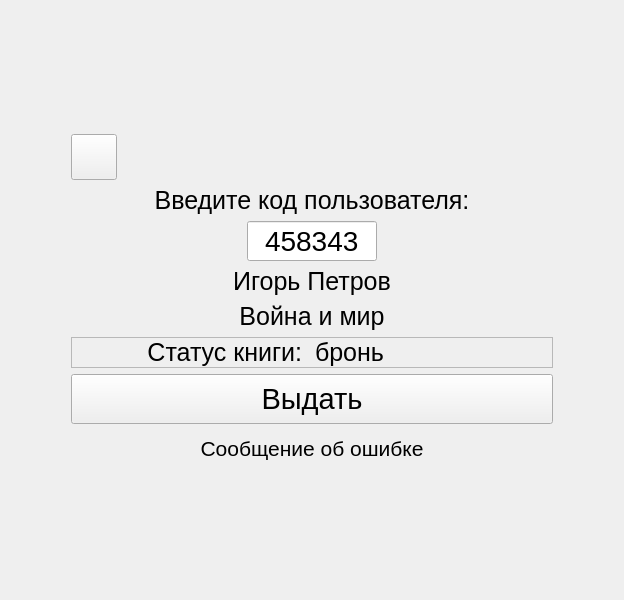
<?xml version="1.0" encoding="UTF-8"?>
<ui version="4.0">
 <class>AdminMainFrom</class>
 <widget class="QMainWindow" name="AdminMainFrom">
  <property name="geometry">
   <rect>
    <x>0</x>
    <y>0</y>
    <width>624</width>
    <height>600</height>
   </rect>
  </property>
  <property name="windowTitle">
   <string>Заявки</string>
  </property>
  <widget class="QWidget" name="centralwidget">
   <layout class="QGridLayout" name="gridLayout">
    <item row="0" column="1" colspan="2">
     <spacer name="topGeneralSpacer">
      <property name="orientation">
       <enum>Qt::Vertical</enum>
      </property>
      <property name="sizeType">
       <enum>QSizePolicy::Expanding</enum>
      </property>
      <property name="sizeHint" stdset="0">
       <size>
        <width>20</width>
        <height>100</height>
       </size>
      </property>
     </spacer>
    </item>
    <item row="4" column="1" colspan="2">
     <spacer name="bottomGeneralSpacer">
      <property name="orientation">
       <enum>Qt::Vertical</enum>
      </property>
      <property name="sizeHint" stdset="0">
       <size>
        <width>20</width>
        <height>40</height>
       </size>
      </property>
     </spacer>
    </item>
    <item row="1" column="3" rowspan="3">
     <spacer name="rightGeneralSpacer">
      <property name="orientation">
       <enum>Qt::Horizontal</enum>
      </property>
      <property name="sizeHint" stdset="0">
       <size>
        <width>40</width>
        <height>20</height>
       </size>
      </property>
     </spacer>
    </item>
    <item row="1" column="0" rowspan="3">
     <spacer name="leftGeneralSpacer">
      <property name="orientation">
       <enum>Qt::Horizontal</enum>
      </property>
      <property name="sizeHint" stdset="0">
       <size>
        <width>40</width>
        <height>20</height>
       </size>
      </property>
     </spacer>
    </item>
    <item row="1" column="1" rowspan="3" colspan="2">
     <widget class="QWidget" name="mainWidget" native="true">
      <property name="minimumSize">
       <size>
        <width>500</width>
        <height>350</height>
       </size>
      </property>
      <layout class="QVBoxLayout" name="mainWidgetLayout">
       <item>
        <widget class="ButtonBack" name="backBtn">
         <property name="sizePolicy">
          <sizepolicy hsizetype="Fixed" vsizetype="Fixed">
           <horstretch>0</horstretch>
           <verstretch>0</verstretch>
          </sizepolicy>
         </property>
         <property name="minimumSize">
          <size>
           <width>46</width>
           <height>46</height>
          </size>
         </property>
         <property name="maximumSize">
          <size>
           <width>46</width>
           <height>46</height>
          </size>
         </property>
         <property name="cursor">
          <cursorShape>PointingHandCursor</cursorShape>
         </property>
         <property name="styleSheet">
          <string notr="true"/>
         </property>
         <property name="text">
          <string/>
         </property>
         <property name="iconSize">
          <size>
           <width>45</width>
           <height>45</height>
          </size>
         </property>
         <property name="checkable">
          <bool>false</bool>
         </property>
        </widget>
       </item>
       <item>
        <widget class="QLabel" name="inputCodeText">
         <property name="sizePolicy">
          <sizepolicy hsizetype="Expanding" vsizetype="Preferred">
           <horstretch>0</horstretch>
           <verstretch>0</verstretch>
          </sizepolicy>
         </property>
         <property name="font">
          <font>
           <pointsize>19</pointsize>
          </font>
         </property>
         <property name="text">
          <string>Введите код пользователя:</string>
         </property>
         <property name="alignment">
          <set>Qt::AlignCenter</set>
         </property>
        </widget>
       </item>
       <item alignment="Qt::AlignHCenter">
        <widget class="QLineEdit" name="searchLine">
         <property name="sizePolicy">
          <sizepolicy hsizetype="Fixed" vsizetype="Fixed">
           <horstretch>0</horstretch>
           <verstretch>0</verstretch>
          </sizepolicy>
         </property>
         <property name="minimumSize">
          <size>
           <width>0</width>
           <height>40</height>
          </size>
         </property>
         <property name="maximumSize">
          <size>
           <width>130</width>
           <height>16777215</height>
          </size>
         </property>
         <property name="font">
          <font>
           <pointsize>21</pointsize>
          </font>
         </property>
         <property name="inputMethodHints">
          <set>Qt::ImhDialableCharactersOnly</set>
         </property>
         <property name="text">
          <string>458343</string>
         </property>
         <property name="alignment">
          <set>Qt::AlignCenter</set>
         </property>
        </widget>
       </item>
       <item>
        <widget class="QLabel" name="userName">
         <property name="font">
          <font>
           <pointsize>19</pointsize>
          </font>
         </property>
         <property name="text">
          <string>Игорь Петров</string>
         </property>
         <property name="alignment">
          <set>Qt::AlignCenter</set>
         </property>
        </widget>
       </item>
       <item>
        <widget class="QLabel" name="bookName">
         <property name="sizePolicy">
          <sizepolicy hsizetype="Expanding" vsizetype="Fixed">
           <horstretch>0</horstretch>
           <verstretch>0</verstretch>
          </sizepolicy>
         </property>
         <property name="font">
          <font>
           <pointsize>19</pointsize>
          </font>
         </property>
         <property name="text">
          <string>Война и мир</string>
         </property>
         <property name="alignment">
          <set>Qt::AlignCenter</set>
         </property>
        </widget>
       </item>
       <item>
        <widget class="QFrame" name="statusWidget">
         <property name="frameShape">
          <enum>QFrame::StyledPanel</enum>
         </property>
         <property name="frameShadow">
          <enum>QFrame::Raised</enum>
         </property>
         <layout class="QHBoxLayout" name="statusLayout">
          <property name="leftMargin">
           <number>0</number>
          </property>
          <property name="topMargin">
           <number>0</number>
          </property>
          <property name="rightMargin">
           <number>0</number>
          </property>
          <property name="bottomMargin">
           <number>0</number>
          </property>
          <item>
           <widget class="QLabel" name="statusText">
            <property name="font">
             <font>
              <pointsize>19</pointsize>
             </font>
            </property>
            <property name="text">
             <string>Статус книги: </string>
            </property>
            <property name="alignment">
             <set>Qt::AlignRight|Qt::AlignTrailing|Qt::AlignVCenter</set>
            </property>
           </widget>
          </item>
          <item>
           <widget class="QLabel" name="statusBook">
            <property name="font">
             <font>
              <pointsize>19</pointsize>
             </font>
            </property>
            <property name="text">
             <string>бронь</string>
            </property>
           </widget>
          </item>
         </layout>
        </widget>
       </item>
       <item>
        <widget class="QPushButton" name="retIssueBtn">
         <property name="minimumSize">
          <size>
           <width>350</width>
           <height>50</height>
          </size>
         </property>
         <property name="font">
          <font>
           <pointsize>22</pointsize>
          </font>
         </property>
         <property name="cursor">
          <cursorShape>PointingHandCursor</cursorShape>
         </property>
         <property name="text">
          <string>Выдать</string>
         </property>
        </widget>
       </item>
       <item>
        <widget class="QLabel" name="errorMessage">
         <property name="sizePolicy">
          <sizepolicy hsizetype="Expanding" vsizetype="Expanding">
           <horstretch>0</horstretch>
           <verstretch>0</verstretch>
          </sizepolicy>
         </property>
         <property name="font">
          <font>
           <pointsize>16</pointsize>
          </font>
         </property>
         <property name="text">
          <string>Сообщение об ошибке</string>
         </property>
         <property name="alignment">
          <set>Qt::AlignCenter</set>
         </property>
         <property name="wordWrap">
          <bool>true</bool>
         </property>
        </widget>
       </item>
      </layout>
     </widget>
    </item>
   </layout>
  </widget>
 </widget>
 <customwidgets>
  <customwidget>
   <class>ButtonBack</class>
   <extends>QPushButton</extends>
   <header>../../../ButtonBack.h</header>
  </customwidget>
 </customwidgets>
 <resources/>
 <connections/>
</ui>
